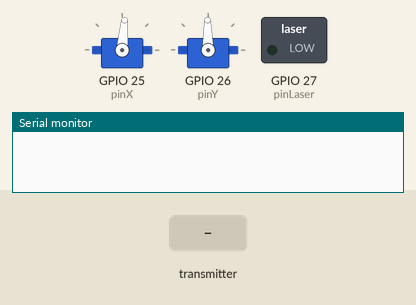
Bench run of a sketch on a simulated ESP32. Parts: 2 × servo, switched loads named in the sketch (green lamp = pin HIGH), the last lines printed to the serial monitor. The test bench sets the inputs (shaded band).

Above: at 1.2 s.
1.3 s: the transmitter starts sending command = 1
At 2.5 s:
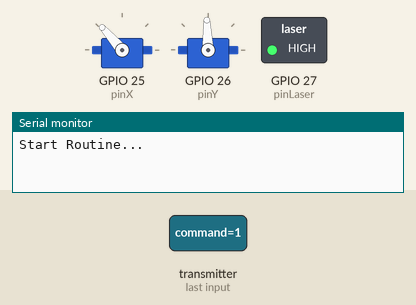
At 10.4 s:
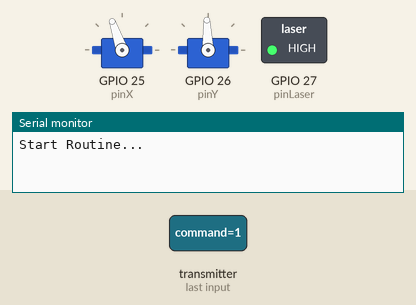
Timing chart, 0 to 17.8 s (numbered marks = the images above; inputs shaded):
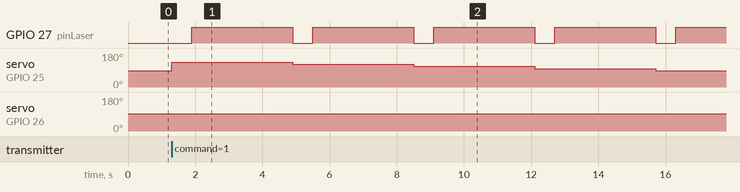

Measured:
- after the input at 1.3 s, GPIO 27 (pinLaser): alternates HIGH for 3.0 s and LOW for 0.60 s, starting after 0.60 s; servo on GPIO 25 (pinX): 85° → 131° at once, → 121° 3.6 s later, → 109° 3.6 s later, → 97° 3.6 s later, … (5 changes in this stretch); servo on GPIO 26 (pinY): 91° → 92° at once, → 91° 10.8 s later

The sketch:

sputnik.ino
```cpp
#include <Arduino.h>
#include <WiFi.h>
#include <esp_now.h>
#include <ESP32Servo.h>

uint8_t remoteAddress[] = {0x24, 0x58, 0x7C, 0xD6, 0xF0, 0xF8};

const int pinX = 25;
const int pinY = 26;
const int pinLaser = 27;
const int CENTER_X = 85;
const int CENTER_Y = 91;

Servo servoX;
Servo servoY;
esp_now_peer_info_t peerInfo;

bool startSequence = false;

typedef struct cmd_struct {
  int command;
} cmd_struct;
cmd_struct incomingCmd;

typedef struct data_struct {
  int x;
  int y;
} data_struct;
data_struct reportData;

const int dataSize = 36;
int coordinates[dataSize][2] = {
  {131, 92}, {121, 92}, {109, 92}, {97, 91}, {85, 91}, {72, 91}, {62, 91}, {52, 91}, {41, 91},
  {86, 50}, {85, 59}, {85, 70}, {85, 80}, {85, 90}, {84, 101}, {84, 111}, {83, 122}, {82, 134},
  {134, 57}, {121, 63}, {109, 71}, {98, 80}, {83, 90}, {73, 100}, {61, 110}, {50, 118}, {40, 124},
  {130, 126}, {119, 118}, {108, 110}, {97, 100}, {83, 90}, {72, 80}, {62, 71}, {52, 63}, {41, 57}
};
int coordinates_send[dataSize][2] = {
  {-40, 0}, {-30, 0}, {-20, 0}, {-10, 0}, {0, 0}, {10, 0}, {20, 0}, {30, 0}, {40, 0},
  {0, -40}, {0, -30}, {0, -20}, {0, -10}, {0, 0}, {0, 10}, {0, 20}, {0, 30}, {0, 40},
  {-40, -40}, {-30, -30}, {-20, -20}, {-10, -10}, {0, 0}, {10, 10}, {20, 20}, {30, 30}, {40, 40},
  {-40, 40}, {-30, 30}, {-20, 20}, {-10, 10}, {0, 0}, {10, -10}, {20, -20}, {30, -30}, {40, -40}
};

void OnDataRecv(const esp_now_recv_info_t * recv_info, const uint8_t *incomingData, int len) {
  memcpy(&incomingCmd, incomingData, sizeof(incomingCmd));
  if (incomingCmd.command == 1) {
    startSequence = true;
  }
}

void sendReport(int x, int y) {
  reportData.x = x;
  reportData.y = y;
  esp_now_send(remoteAddress, (uint8_t *) &reportData, sizeof(reportData));
}

void setup() {
  Serial.begin(115200);

  pinMode(pinLaser, OUTPUT);
  digitalWrite(pinLaser, LOW);

  ESP32PWM::allocateTimer(0);
  ESP32PWM::allocateTimer(1);
  servoX.setPeriodHertz(50);
  servoY.setPeriodHertz(50);
  servoX.attach(pinX, 500, 2400);
  servoY.attach(pinY, 500, 2400);

  servoX.write(CENTER_X);
  servoY.write(CENTER_Y);

  WiFi.mode(WIFI_STA);
  if (esp_now_init() != ESP_OK) return;

  esp_now_register_recv_cb(OnDataRecv);

  memcpy(peerInfo.peer_addr, remoteAddress, 6);
  peerInfo.channel = 0;
  peerInfo.encrypt = false;
  esp_now_add_peer(&peerInfo);
}

void executeRoutine() {
  Serial.println("Start Routine...");

  for (int i = 0; i < dataSize; i++) {
    int targetX = coordinates[i][0];
    int targetY = coordinates[i][1];
    int sendX = coordinates_send[i][0];
    int sendY = coordinates_send[i][1];
    digitalWrite(pinLaser, LOW);
    servoX.write(targetX);
    servoY.write(targetY);
    delay(600);

    digitalWrite(pinLaser, HIGH);

    delay(3000);

    sendReport(sendX, sendY);
  }
  digitalWrite(pinLaser, LOW);
  servoX.write(CENTER_X);
  servoY.write(CENTER_Y);
  sendReport(CENTER_X, CENTER_Y);
  startSequence = false;
}

void loop() {
  if (startSequence) {
    executeRoutine();
  }
}
```
